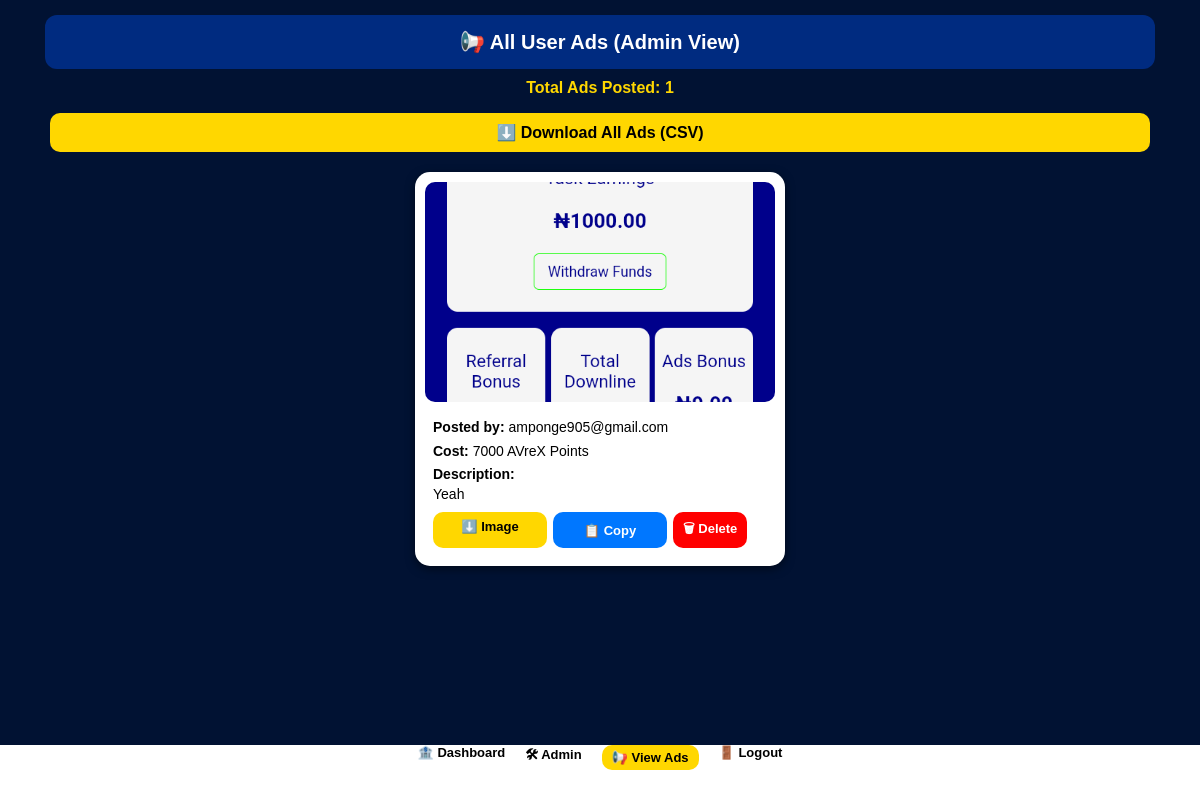
/view_ads (signed in), run on the app's committed database.
### tables this page shows
CREATE TABLE ads (
        id INTEGER PRIMARY KEY AUTOINCREMENT,
        user_email TEXT,
        image_url TEXT,
        description TEXT,
        cost INTEGER DEFAULT 0,
        FOREIGN KEY (user_email) REFERENCES users(email)
    );

### app.py (the view)
@app.route('/view_ads')
def view_ads():
    if 'user' not in session or session['user'].get('role') != 'admin':
        return "❌ Access Denied. Admins Only."
    conn = sqlite3.connect(DB)
    c = conn.cursor()
    c.execute('SELECT id, image_url, description, cost, user_email FROM ads ORDER BY id DESC')
    ads = c.fetchall()
    conn.close()
    total_ads = len(ads)
    return render_template('view_ads.html', ads=ads, total_ads=total_ads)

### templates/view_ads.html (shortened to what this page needs)
<!DOCTYPE html>
<html lang="en">
<head>
</head>
<body>
  <h2>📢 All User Ads (Admin View)</h2>
  <p class="ads-count">Total Ads Posted: {{ total_ads }}</p>
  <a href="/download_ads" class="download-btn">⬇️ Download All Ads (CSV)</a>
  <div class="ads-container">
    {% if ads %}
      {% for ad in ads %}
        <div class="ad-card">
          <img src="{{ url_for('static', filename=ad[1].replace('static/', '')) }}" alt="Ad Image">
          <div class="ad-content">
            <p><strong>Posted by:</strong> {{ ad[4] }}</p>
            <p><strong>Cost:</strong> {{ ad[3] }} AVreX Points</p>
            <p id="desc{{ loop.index }}"><strong>Description:</strong><br>{{ ad[2] }}</p>
            <div class="actions">
              <a href="{{ url_for('static', filename=ad[1].replace('static/', '')) }}" download class="btn">⬇️ Image</a>
              <button class="btn copy" onclick="copyText('desc{{ loop.index }}')">📋 Copy</button>
              <form action="/delete_ad/{{ ad[0] }}" method="POST" onsubmit="return confirm('Delete this ad permanently?')" style="flex:1;">
                <button type="submit" class="btn delete">🗑 Delete</button>
              </form>
            </div>
          </div>
        </div>
      {% endfor %}
    {% else %}
      <p style="text-align:center;">No ads have been posted yet.</p>
    {% endif %}
  </div>
  <footer>
    <nav>
      <ul>
        <li><a href="/dashboard">🏦 Dashboard</a></li>
        <li><a href="/admin">🛠 Admin</a></li>
        <li class="current"><a href="/view_ads">📢 View Ads</a></li>
        <li><a href="/logout">🚪 Logout</a></li>
      </ul>
    </nav>
  </footer>
</body>
</html>

### templates/view_ads.html (style rules this page uses)
body { background: #011233; color: white; font-family: Arial, sans-serif; margin: 0; padding: 0; }
h2 { text-align: center; background: #002b80; padding: 15px; border-radius: 12px; margin: 15px auto; width: 90%; font-size: 20px; }
.ads-count { text-align: center; font-weight: bold; margin-top: -5px; color: gold; }
.ads-container { display: flex; flex-wrap: wrap; justify-content: center; gap: 15px; margin: 20px auto 80px auto; width: 95%; }
.ad-card { background: white; color: black; width: 95%; max-width: 350px; border-radius: 15px; padding: 10px; box-shadow: 0 3px 10px rgba(0,0,0,0.5); position: relative; overflow: hidden; }
.ad-card img { width: 100%; height: 220px; object-fit: cover; border-radius: 10px; }
.ad-content { padding: 8px; }
.ad-content p { margin: 4px 0; font-size: 14px; line-height: 1.4; }
.actions { margin-top: 8px; display: flex; justify-content: space-between; gap: 6px; }
.btn { background: gold; color: black; font-weight: bold; border: none; border-radius: 10px; padding: 7px 10px; text-align: center; cursor: pointer; flex: 1; text-decoration: none; font-size: 13px; transition: 0.3s; }
.copy { background: #0077ff; color: white; }
.delete { background: red; color: white; }
.download-btn { display: block; width: 90%; margin: 10px auto; text-align: center; background: gold; color: black; font-weight: bold; text-decoration: none; padding: 10px; border-radius: 10px; transition: 0.3s; }
footer { position: fixed; bottom: 0; width: 100%; height: 55px; background: white; color: black; text-align: center; font-weight: bold; }
footer nav ul { display: flex; justify-content: center; list-style: none; padding: 0; margin: 0; }
footer nav ul li { margin: 0 10px; font-size: 13px; }
footer nav ul li a { text-decoration: none; color: black; }
.current { background: gold; padding: 5px 10px; border-radius: 10px; }

### data on the page
ads: image_url (picture), user_email "amponge905@gmail.com", cost "7000", description "Yeah"

### other printed values
{{ total_ads }} "1"
